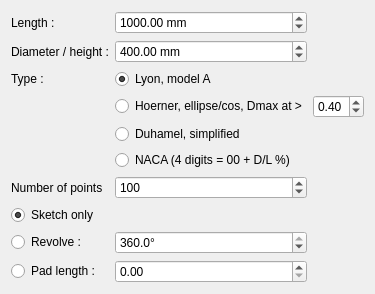
<?xml version="1.0" encoding="UTF-8"?>
<ui version="4.0">
 <class>nacelleTaskPanel</class>
 <widget class="QDialog" name="nacelleTaskPanel">
  <property name="enabled">
   <bool>true</bool>
  </property>
  <property name="geometry">
   <rect>
    <x>0</x>
    <y>0</y>
    <width>343</width>
    <height>293</height>
   </rect>
  </property>
  <property name="windowTitle">
   <string>Nacelle parameters</string>
  </property>
  <layout class="QVBoxLayout" name="verticalLayout_2">
   <item>
    <layout class="QGridLayout" name="gridLayout_2">
     <item row="0" column="0">
      <layout class="QGridLayout" name="gridLayout">
       <item row="15" column="0">
        <widget class="QRadioButton" name="rbPad">
         <property name="statusTip">
          <string/>
         </property>
         <property name="text">
          <string>Pad length :</string>
         </property>
         <attribute name="buttonGroup">
          <string notr="true">buttonGroup</string>
         </attribute>
        </widget>
       </item>
       <item row="0" column="1">
        <widget class="QDoubleSpinBox" name="sbLength">
         <property name="sizePolicy">
          <sizepolicy hsizetype="Minimum" vsizetype="Fixed">
           <horstretch>0</horstretch>
           <verstretch>0</verstretch>
          </sizepolicy>
         </property>
         <property name="suffix">
          <string> mm</string>
         </property>
         <property name="maximum">
          <double>999999999999999926539781176481198923508803215199467887262646419780362305536.000000000000000</double>
         </property>
         <property name="value">
          <double>1000.000000000000000</double>
         </property>
        </widget>
       </item>
       <item row="1" column="1">
        <widget class="QDoubleSpinBox" name="sbDiameter">
         <property name="suffix">
          <string> mm</string>
         </property>
         <property name="maximum">
          <double>100000000000000007629769841091887003294964970946560.000000000000000</double>
         </property>
         <property name="value">
          <double>400.000000000000000</double>
         </property>
        </widget>
       </item>
       <item row="3" column="0">
        <widget class="QLabel" name="label_2">
         <property name="text">
          <string>Type :</string>
         </property>
        </widget>
       </item>
       <item row="7" column="1">
        <widget class="QRadioButton" name="rbDuhamel">
         <property name="contextMenuPolicy">
          <enum>Qt::NoContextMenu</enum>
         </property>
         <property name="text">
          <string>Duhamel, simplified</string>
         </property>
         <attribute name="buttonGroup">
          <string notr="true">buttonGroup_2</string>
         </attribute>
        </widget>
       </item>
       <item row="12" column="0">
        <widget class="QLabel" name="label_4">
         <property name="text">
          <string>Number of points</string>
         </property>
        </widget>
       </item>
       <item row="14" column="1">
        <widget class="QDoubleSpinBox" name="sbRevolveAngle">
         <property name="suffix">
          <string>°</string>
         </property>
         <property name="decimals">
          <number>1</number>
         </property>
         <property name="maximum">
          <double>360.000000000000000</double>
         </property>
         <property name="value">
          <double>360.000000000000000</double>
         </property>
        </widget>
       </item>
       <item row="8" column="1">
        <widget class="QRadioButton" name="rbNACA">
         <property name="contextMenuPolicy">
          <enum>Qt::NoContextMenu</enum>
         </property>
         <property name="text">
          <string>NACA (4 digits = 00 + D/L %)</string>
         </property>
         <attribute name="buttonGroup">
          <string notr="true">buttonGroup_2</string>
         </attribute>
        </widget>
       </item>
       <item row="4" column="2">
        <widget class="QDoubleSpinBox" name="sbXMaxRel">
         <property name="maximum">
          <double>1.000000000000000</double>
         </property>
         <property name="singleStep">
          <double>0.010000000000000</double>
         </property>
         <property name="value">
          <double>0.400000000000000</double>
         </property>
        </widget>
       </item>
       <item row="15" column="1">
        <widget class="QDoubleSpinBox" name="sbPadLength">
         <property name="maximum">
          <double>99999999999999.000000000000000</double>
         </property>
         <property name="value">
          <double>0.000000000000000</double>
         </property>
        </widget>
       </item>
       <item row="4" column="1">
        <widget class="QRadioButton" name="rbHoerner">
         <property name="contextMenuPolicy">
          <enum>Qt::NoContextMenu</enum>
         </property>
         <property name="text">
          <string>Hoerner, ellipse/cos, Dmax at &gt;</string>
         </property>
         <property name="checked">
          <bool>false</bool>
         </property>
         <attribute name="buttonGroup">
          <string notr="true">buttonGroup_2</string>
         </attribute>
        </widget>
       </item>
       <item row="0" column="0">
        <widget class="QLabel" name="label">
         <property name="sizePolicy">
          <sizepolicy hsizetype="Fixed" vsizetype="Preferred">
           <horstretch>0</horstretch>
           <verstretch>0</verstretch>
          </sizepolicy>
         </property>
         <property name="text">
          <string>Length :</string>
         </property>
        </widget>
       </item>
       <item row="3" column="1">
        <widget class="QRadioButton" name="rbLyon">
         <property name="contextMenuPolicy">
          <enum>Qt::NoContextMenu</enum>
         </property>
         <property name="text">
          <string>Lyon, model A</string>
         </property>
         <property name="checked">
          <bool>true</bool>
         </property>
         <attribute name="buttonGroup">
          <string notr="true">buttonGroup_2</string>
         </attribute>
        </widget>
       </item>
       <item row="14" column="0">
        <widget class="QRadioButton" name="rbRevolve">
         <property name="statusTip">
          <string/>
         </property>
         <property name="text">
          <string>Revolve :</string>
         </property>
         <property name="checked">
          <bool>false</bool>
         </property>
         <attribute name="buttonGroup">
          <string notr="true">buttonGroup</string>
         </attribute>
        </widget>
       </item>
       <item row="12" column="1">
        <widget class="QSpinBox" name="sbNbPoints">
         <property name="minimum">
          <number>10</number>
         </property>
         <property name="maximum">
          <number>1000</number>
         </property>
         <property name="value">
          <number>100</number>
         </property>
        </widget>
       </item>
       <item row="1" column="0">
        <widget class="QLabel" name="label_8">
         <property name="text">
          <string>Diameter / height :</string>
         </property>
        </widget>
       </item>
       <item row="13" column="0">
        <widget class="QRadioButton" name="rbSketchOnly">
         <property name="text">
          <string>Sketch only</string>
         </property>
         <property name="checked">
          <bool>true</bool>
         </property>
         <attribute name="buttonGroup">
          <string notr="true">buttonGroup</string>
         </attribute>
        </widget>
       </item>
      </layout>
     </item>
    </layout>
   </item>
  </layout>
 </widget>
 <resources/>
 <connections>
  <connection>
   <sender>rbHoerner</sender>
   <signal>toggled(bool)</signal>
   <receiver>sbXMaxRel</receiver>
   <slot>setEnabled(bool)</slot>
   <hints>
    <hint type="sourcelabel">
     <x>186</x>
     <y>95</y>
    </hint>
    <hint type="destinationlabel">
     <x>302</x>
     <y>95</y>
    </hint>
   </hints>
  </connection>
  <connection>
   <sender>rbNACA</sender>
   <signal>toggled(bool)</signal>
   <receiver>rbNACA</receiver>
   <slot>setEnabled(bool)</slot>
   <hints>
    <hint type="sourcelabel">
     <x>185</x>
     <y>143</y>
    </hint>
    <hint type="destinationlabel">
     <x>185</x>
     <y>143</y>
    </hint>
   </hints>
  </connection>
 </connections>
 <buttongroups>
  <buttongroup name="buttonGroup"/>
  <buttongroup name="buttonGroup_2"/>
 </buttongroups>
</ui>
